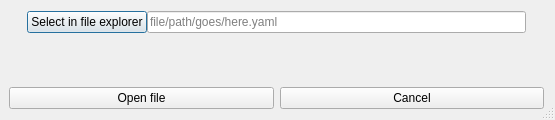
<?xml version="1.0" encoding="UTF-8"?>
<ui version="4.0">
 <class>OpenConstraintFileDialog</class>
 <widget class="QDialog" name="OpenConstraintFileDialog">
  <property name="geometry">
   <rect>
    <x>0</x>
    <y>0</y>
    <width>555</width>
    <height>120</height>
   </rect>
  </property>
  <property name="sizePolicy">
   <sizepolicy hsizetype="Minimum" vsizetype="Fixed">
    <horstretch>0</horstretch>
    <verstretch>0</verstretch>
   </sizepolicy>
  </property>
  <property name="minimumSize">
   <size>
    <width>400</width>
    <height>120</height>
   </size>
  </property>
  <property name="maximumSize">
   <size>
    <width>16777215</width>
    <height>120</height>
   </size>
  </property>
  <property name="windowTitle">
   <string>Open Constraint File</string>
  </property>
  <property name="sizeGripEnabled">
   <bool>true</bool>
  </property>
  <layout class="QVBoxLayout" name="verticalLayout">
   <property name="spacing">
    <number>0</number>
   </property>
   <property name="sizeConstraint">
    <enum>QLayout::SizeConstraint::SetDefaultConstraint</enum>
   </property>
   <property name="leftMargin">
    <number>9</number>
   </property>
   <property name="topMargin">
    <number>0</number>
   </property>
   <item>
    <widget class="QWidget" name="file_select_widget" native="true">
     <property name="sizePolicy">
      <sizepolicy hsizetype="Preferred" vsizetype="MinimumExpanding">
       <horstretch>0</horstretch>
       <verstretch>0</verstretch>
      </sizepolicy>
     </property>
     <layout class="QVBoxLayout" name="verticalLayout_2">
      <property name="spacing">
       <number>0</number>
      </property>
      <property name="sizeConstraint">
       <enum>QLayout::SizeConstraint::SetDefaultConstraint</enum>
      </property>
      <property name="topMargin">
       <number>0</number>
      </property>
      <property name="bottomMargin">
       <number>0</number>
      </property>
      <item>
       <widget class="QWidget" name="widget" native="true">
        <layout class="QHBoxLayout" name="horizontalLayout">
         <property name="spacing">
          <number>0</number>
         </property>
         <property name="sizeConstraint">
          <enum>QLayout::SizeConstraint::SetDefaultConstraint</enum>
         </property>
         <property name="topMargin">
          <number>0</number>
         </property>
         <property name="bottomMargin">
          <number>0</number>
         </property>
         <item>
          <widget class="QPushButton" name="open_file_explore_pushButton">
           <property name="sizePolicy">
            <sizepolicy hsizetype="Minimum" vsizetype="Fixed">
             <horstretch>0</horstretch>
             <verstretch>0</verstretch>
            </sizepolicy>
           </property>
           <property name="text">
            <string>Select in file explorer</string>
           </property>
           <property name="icon">
            <iconset theme="QIcon::ThemeIcon::FolderOpen"/>
           </property>
           <property name="iconSize">
            <size>
             <width>16</width>
             <height>16</height>
            </size>
           </property>
           <property name="default">
            <bool>false</bool>
           </property>
           <property name="flat">
            <bool>false</bool>
           </property>
          </widget>
         </item>
         <item>
          <widget class="QLineEdit" name="file_path_lineEdit">
           <property name="text">
            <string/>
           </property>
           <property name="placeholderText">
            <string>file/path/goes/here.yaml</string>
           </property>
          </widget>
         </item>
        </layout>
       </widget>
      </item>
      <item>
       <widget class="QLabel" name="error_label">
        <property name="autoFillBackground">
         <bool>false</bool>
        </property>
        <property name="styleSheet">
         <string notr="true">color: rgb(165, 29, 45);</string>
        </property>
        <property name="text">
         <string/>
        </property>
        <property name="textFormat">
         <enum>Qt::TextFormat::PlainText</enum>
        </property>
        <property name="alignment">
         <set>Qt::AlignmentFlag::AlignCenter</set>
        </property>
        <property name="margin">
         <number>0</number>
        </property>
       </widget>
      </item>
     </layout>
    </widget>
   </item>
   <item>
    <widget class="QWidget" name="open_or_cancel_widget" native="true">
     <property name="sizePolicy">
      <sizepolicy hsizetype="Preferred" vsizetype="Minimum">
       <horstretch>0</horstretch>
       <verstretch>0</verstretch>
      </sizepolicy>
     </property>
     <layout class="QHBoxLayout" name="horizontalLayout_2">
      <property name="leftMargin">
       <number>0</number>
      </property>
      <property name="topMargin">
       <number>0</number>
      </property>
      <property name="rightMargin">
       <number>0</number>
      </property>
      <property name="bottomMargin">
       <number>0</number>
      </property>
      <item>
       <widget class="QPushButton" name="open_file_pushButton">
        <property name="text">
         <string>Open file</string>
        </property>
       </widget>
      </item>
      <item>
       <widget class="QPushButton" name="cancel_pushButton">
        <property name="text">
         <string>Cancel</string>
        </property>
       </widget>
      </item>
     </layout>
    </widget>
   </item>
  </layout>
 </widget>
 <resources/>
 <connections/>
</ui>
